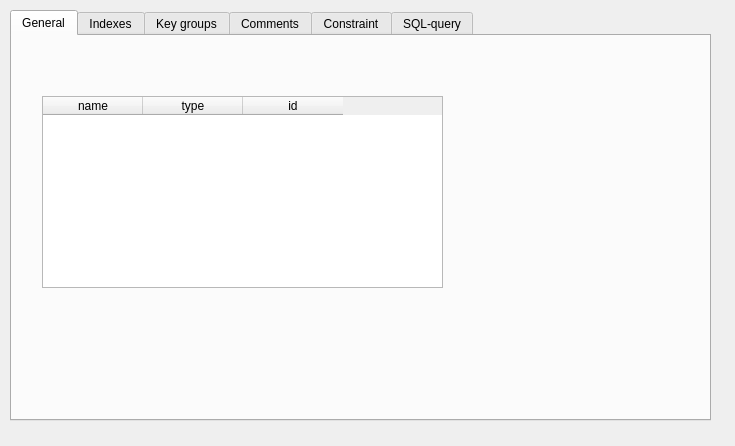
<?xml version="1.0" encoding="UTF-8"?>
<ui version="4.0">
 <class>TableMenuWidget</class>
 <widget class="QWidget" name="TableMenuWidget">
  <property name="geometry">
   <rect>
    <x>0</x>
    <y>0</y>
    <width>735</width>
    <height>446</height>
   </rect>
  </property>
  <property name="windowTitle">
   <string>Form</string>
  </property>
  <widget class="QTabWidget" name="Tab">
   <property name="geometry">
    <rect>
     <x>10</x>
     <y>10</y>
     <width>701</width>
     <height>411</height>
    </rect>
   </property>
   <property name="currentIndex">
    <number>0</number>
   </property>
   <widget class="QWidget" name="tab">
    <attribute name="title">
     <string>General</string>
    </attribute>
    <widget class="QTableWidget" name="columnDataTable">
     <property name="geometry">
      <rect>
       <x>30</x>
       <y>60</y>
       <width>401</width>
       <height>192</height>
      </rect>
     </property>
     <column>
      <property name="text">
       <string>name</string>
      </property>
     </column>
     <column>
      <property name="text">
       <string>type</string>
      </property>
     </column>
     <column>
      <property name="text">
       <string>id</string>
      </property>
     </column>
    </widget>
   </widget>
   <widget class="QWidget" name="tab_3">
    <attribute name="title">
     <string>Indexes</string>
    </attribute>
   </widget>
   <widget class="QWidget" name="widget">
    <attribute name="title">
     <string>Key groups</string>
    </attribute>
   </widget>
   <widget class="QWidget" name="tab_2">
    <attribute name="title">
     <string>Comments</string>
    </attribute>
   </widget>
   <widget class="QWidget" name="tab_4">
    <attribute name="title">
     <string>Constraint</string>
    </attribute>
   </widget>
   <widget class="QWidget" name="tab_5">
    <attribute name="title">
     <string>SQL-query</string>
    </attribute>
   </widget>
  </widget>
 </widget>
 <resources/>
 <connections/>
</ui>
